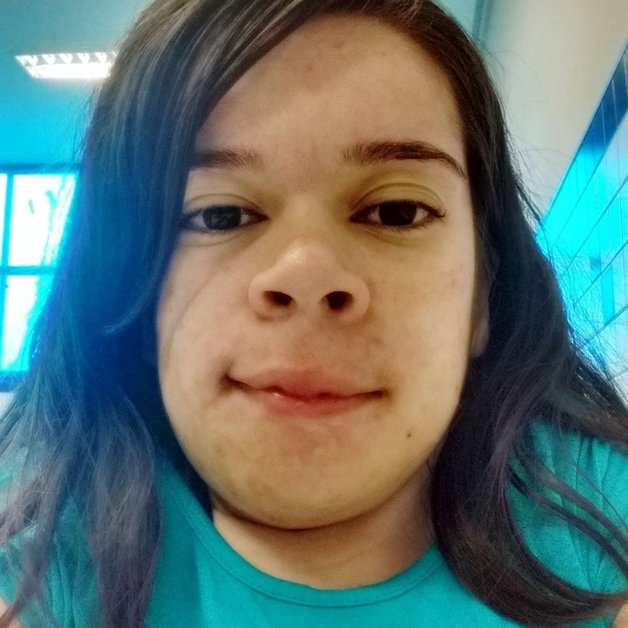
#> input picture ProcessamentoImagem/atividade06/imagem.jpg, 628 x 628 px
$ python atividade06.py
#> lines starting #> are read from the running program, lines starting #| are printed output that depends on the picture
import numpy as np
import cv2 as cv


def main():
    imagem = cv.imread('imagem.jpg', 1)
#> imagem is the input picture: shape (628, 628, 3); mean B, G, R 111.4, 115.7, 95.4
    img_tons_cinza = cv.cvtColor(imagem, cv.COLOR_RGB2GRAY)
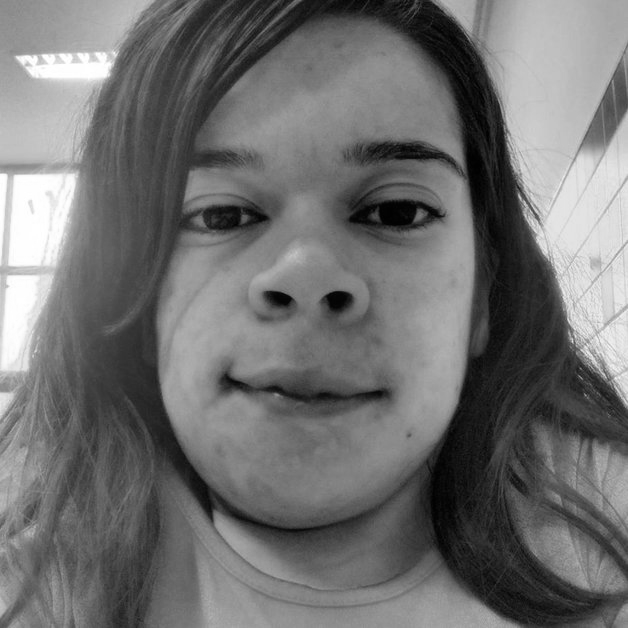
#> img_tons_cinza: shape (628, 628); min 0, max 255, mean 112.1
    img_blur = cv.blur(img_tons_cinza,(10,10))
    img_gaussian_blur = cv.blur(img_tons_cinza,(10,10),1)
    img_median_blur = cv.medianBlur(img_tons_cinza,9)

    cv.imshow('ORIGINAL', imagem)
    cv.imshow('TONS DE CINZA', img_tons_cinza)
    cv.imshow('BLUR', img_blur)
    cv.imshow('GAUSSIAN BLUR', img_gaussian_blur)
    cv.imshow('MEDIAN BLUR', img_median_blur)

    cv.waitKey(0)
    cv.destroyAllWindows()

    cv.imwrite('tonsCinza.jpg', img_tons_cinza)
    cv.imwrite('blur.jpg', img_blur)
    cv.imwrite('gaussianBlur.jpg', img_gaussian_blur)
    cv.imwrite('medianBlur.jpg', img_median_blur)

if __name__ == "__main__":
    main()
